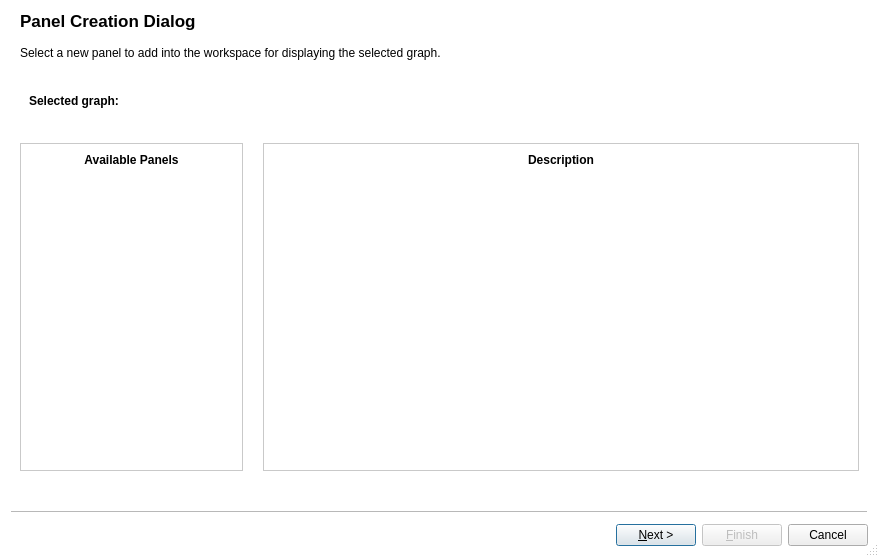
<?xml version="1.0" encoding="UTF-8"?>
<ui version="4.0">
 <class>PanelSelectionWizard</class>
 <widget class="QWizard" name="PanelSelectionWizard">
  <property name="geometry">
   <rect>
    <x>0</x>
    <y>0</y>
    <width>879</width>
    <height>557</height>
   </rect>
  </property>
  <property name="windowTitle">
   <string>Add panel</string>
  </property>
  <property name="windowIcon">
   <iconset resource="../../../../library/talipot-gui/resources/TalipotGUIResource.qrc">
    <normaloff>:/talipot/gui/icons/logo32x32.png</normaloff>:/talipot/gui/icons/logo32x32.png</iconset>
  </property>
  <property name="styleSheet">
   <string notr="true">QWizard, #choosePanelPage {
background-color: white;
}
QComboBox QTreeView {
background-color:white;
color: black;
border: 1px solid #C9C9C9;
}

#panelsFrame,#panelDescriptionFrame {
border: 1px solid #C9C9C9;
background-color: white;
}

#panelListTitle,#panelDescriptionTitle {
background-color: qlineargradient(spread:pad, x1:0, y1:0, x2:0, y2:1,
stop:1 rgba(0,0,0,0),
stop:0 #F0F0F0);
border: 0px;
}</string>
  </property>
  <property name="sizeGripEnabled">
   <bool>true</bool>
  </property>
  <property name="modal">
   <bool>true</bool>
  </property>
  <property name="options">
   <set>QWizard::ExtendedWatermarkPixmap|QWizard::HaveFinishButtonOnEarlyPages|QWizard::NoBackButtonOnStartPage</set>
  </property>
  <property name="titleFormat">
   <enum>Qt::RichText</enum>
  </property>
  <property name="subTitleFormat">
   <enum>Qt::RichText</enum>
  </property>
  <widget class="QWizardPage" name="choosePanelPage">
   <property name="title">
    <string>&lt;img src=&quot;:/talipot/graphperspective/icons/32/view-open.png&quot; width=32 height=32/&gt; Panel Creation Dialog</string>
   </property>
   <attribute name="pageId">
    <string notr="true">0</string>
   </attribute>
   <layout class="QVBoxLayout" name="verticalLayout">
    <property name="spacing">
     <number>20</number>
    </property>
    <item>
     <widget class="QLabel" name="page1HelpLabel">
      <property name="text">
          <string>Select a new panel to add into the workspace for displaying the selected graph.</string>
      </property>
      <property name="wordWrap">
       <bool>true</bool>
      </property>
     </widget>
    </item>
    <item>
     <widget class="QFrame" name="selectGraphFrame">
      <layout class="QHBoxLayout" name="selectGraphLayout">
       <property name="spacing">
        <number>10</number>
       </property>
       <item>
        <widget class="QLabel" name="graphComboTitle">
         <property name="sizePolicy">
          <sizepolicy hsizetype="Maximum" vsizetype="Preferred">
           <horstretch>0</horstretch>
           <verstretch>0</verstretch>
          </sizepolicy>
         </property>
         <property name="text">
          <string>&lt;b&gt;Selected graph:&lt;/b&gt;</string>
         </property>
        </widget>
       </item>
       <item>
        <widget class="TreeViewComboBox" name="graphCombo" native="true">
         <property name="minimumSize">
          <size>
           <width>0</width>
           <height>25</height>
          </size>
         </property>
        </widget>
       </item>
      </layout>
     </widget>
    </item>
    <item>
     <layout class="QHBoxLayout" name="horizontalLayout_3">
      <property name="topMargin">
       <number>0</number>
      </property>
      <property name="rightMargin">
       <number>0</number>
      </property>
      <item>
       <widget class="QFrame" name="panelsFrame">
        <property name="sizePolicy">
         <sizepolicy hsizetype="Preferred" vsizetype="Preferred">
          <horstretch>30</horstretch>
          <verstretch>0</verstretch>
         </sizepolicy>
        </property>
        <property name="frameShape">
         <enum>QFrame::NoFrame</enum>
        </property>
        <property name="frameShadow">
         <enum>QFrame::Plain</enum>
        </property>
        <layout class="QVBoxLayout" name="verticalLayout_3">
         <property name="margin">
          <number>0</number>
         </property>
         <item>
          <widget class="QLabel" name="panelListTitle">
           <property name="minimumSize">
            <size>
             <width>0</width>
             <height>32</height>
            </size>
           </property>
           <property name="font">
            <font>
             <weight>75</weight>
             <bold>true</bold>
            </font>
           </property>
           <property name="text">
            <string>Available Panels</string>
           </property>
           <property name="alignment">
            <set>Qt::AlignCenter</set>
           </property>
          </widget>
         </item>
         <item>
          <widget class="QListView" name="panelList">
           <property name="styleSheet">
            <string notr="true">#panelList {
background-color: white
}</string>
           </property>
           <property name="frameShape">
            <enum>QFrame::NoFrame</enum>
           </property>
           <property name="frameShadow">
            <enum>QFrame::Plain</enum>
           </property>
           <property name="flow">
            <enum>QListView::TopToBottom</enum>
           </property>
           <property name="isWrapping" stdset="0">
            <bool>false</bool>
           </property>
           <property name="resizeMode">
            <enum>QListView::Adjust</enum>
           </property>
           <property name="layoutMode">
            <enum>QListView::Batched</enum>
           </property>
           <property name="spacing">
            <number>2</number>
           </property>
           <property name="viewMode">
            <enum>QListView::ListMode</enum>
           </property>
           <property name="uniformItemSizes">
            <bool>true</bool>
           </property>
          </widget>
         </item>
        </layout>
       </widget>
      </item>
      <item>
       <widget class="QFrame" name="panelDescriptionFrame">
        <property name="sizePolicy">
         <sizepolicy hsizetype="Preferred" vsizetype="Preferred">
          <horstretch>80</horstretch>
          <verstretch>0</verstretch>
         </sizepolicy>
        </property>
        <property name="frameShape">
         <enum>QFrame::NoFrame</enum>
        </property>
        <property name="frameShadow">
         <enum>QFrame::Plain</enum>
        </property>
        <layout class="QVBoxLayout" name="verticalLayout_4">
         <property name="margin">
          <number>0</number>
         </property>
         <item>
          <widget class="QLabel" name="panelDescriptionTitle">
           <property name="minimumSize">
            <size>
             <width>0</width>
             <height>32</height>
            </size>
           </property>
           <property name="font">
            <font>
             <weight>75</weight>
             <bold>true</bold>
            </font>
           </property>
           <property name="text">
            <string>Description</string>
           </property>
           <property name="alignment">
            <set>Qt::AlignCenter</set>
           </property>
          </widget>
         </item>
         <item>
          <widget class="QTextBrowser" name="panelDescription">
           <property name="acceptDrops">
            <bool>false</bool>
           </property>
           <property name="frameShape">
            <enum>QFrame::NoFrame</enum>
           </property>
           <property name="textInteractionFlags">
            <set>Qt::LinksAccessibleByMouse|Qt::TextSelectableByMouse</set>
           </property>
          </widget>
         </item>
        </layout>
       </widget>
      </item>
     </layout>
    </item>
    <item>
     <layout class="QVBoxLayout" name="page1BottomLayout">
      <property name="spacing">
       <number>10</number>
      </property>
      <item>
       <layout class="QHBoxLayout" name="horizontalLayout">
        <item>
         <spacer name="horizontalSpacer">
          <property name="orientation">
           <enum>Qt::Horizontal</enum>
          </property>
          <property name="sizeHint" stdset="0">
           <size>
            <width>40</width>
            <height>20</height>
           </size>
          </property>
         </spacer>
        </item>
       </layout>
      </item>
     </layout>
    </item>
   </layout>
  </widget>
  <widget class="QWizardPage" name="placeHolder"/>
 </widget>
 <customwidgets>
  <customwidget>
   <class>TreeViewComboBox</class>
   <extends>QWidget</extends>
   <header>talipot/TreeViewComboBox.h</header>
   <container>1</container>
  </customwidget>
 </customwidgets>
 <resources>
  <include location="../../../../library/talipot-gui/resources/TalipotGUIResource.qrc"/>
  <include location="../resources/GraphPerspective.qrc"/>
 </resources>
 <connections/>
 <slots>
  <slot>graphSelected(int)</slot>
 </slots>
</ui>
